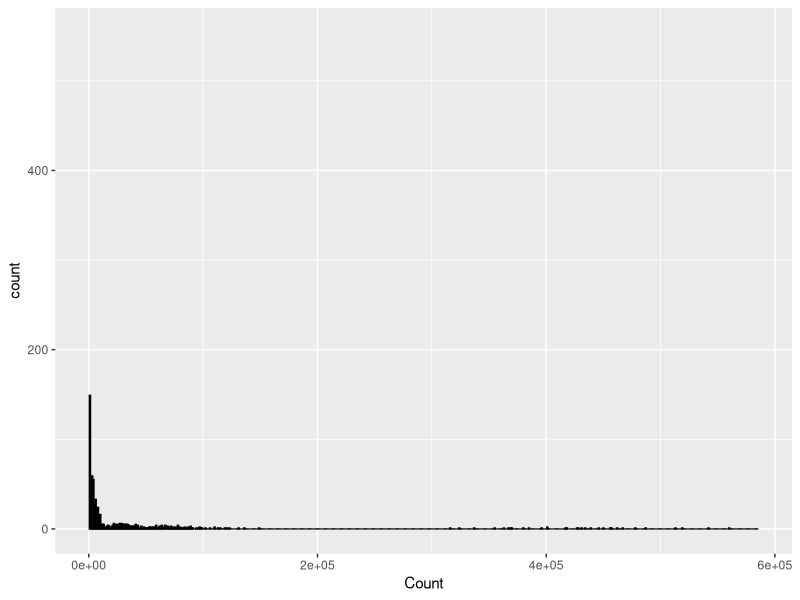
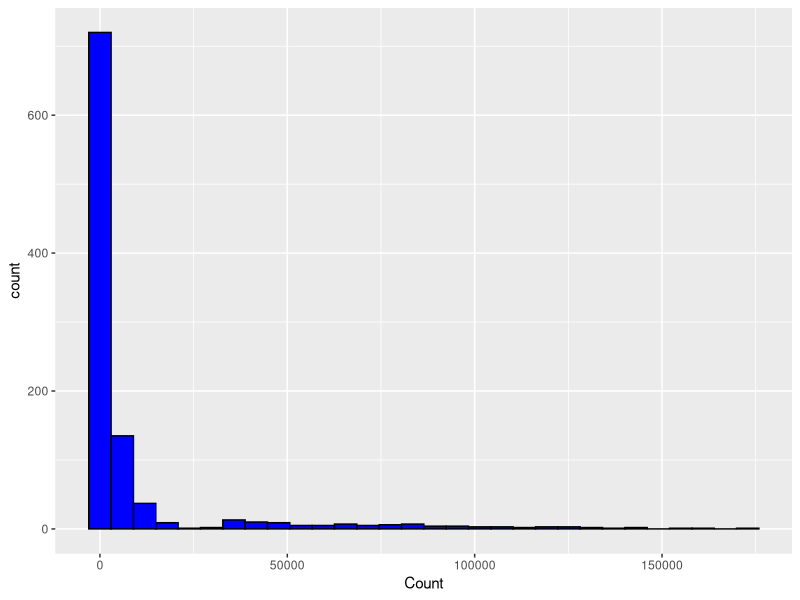
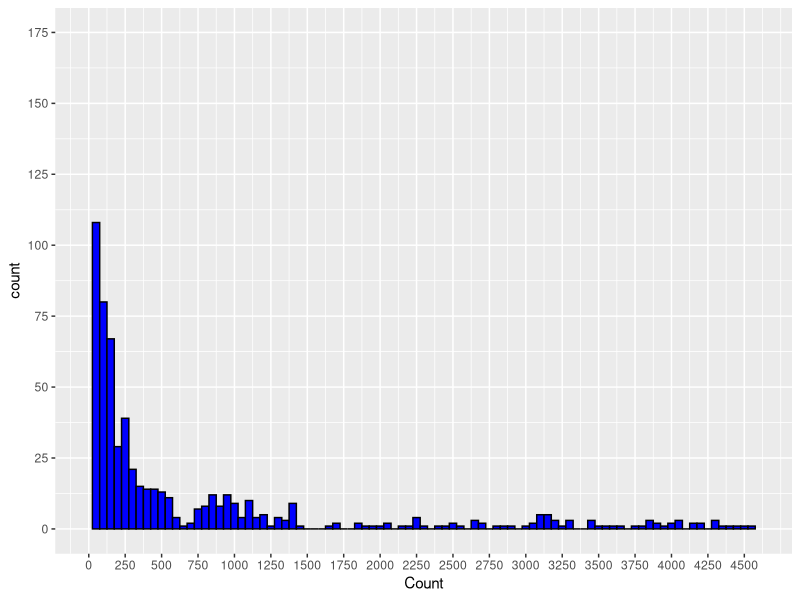
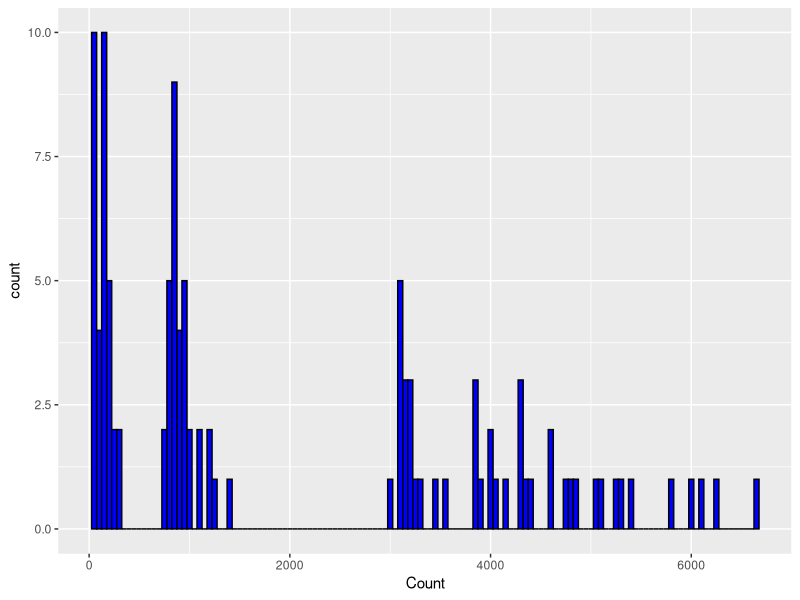
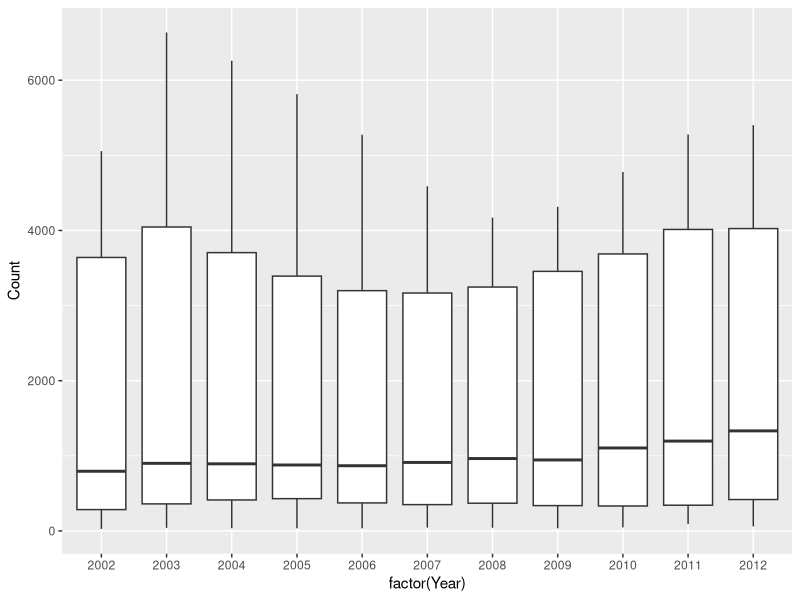
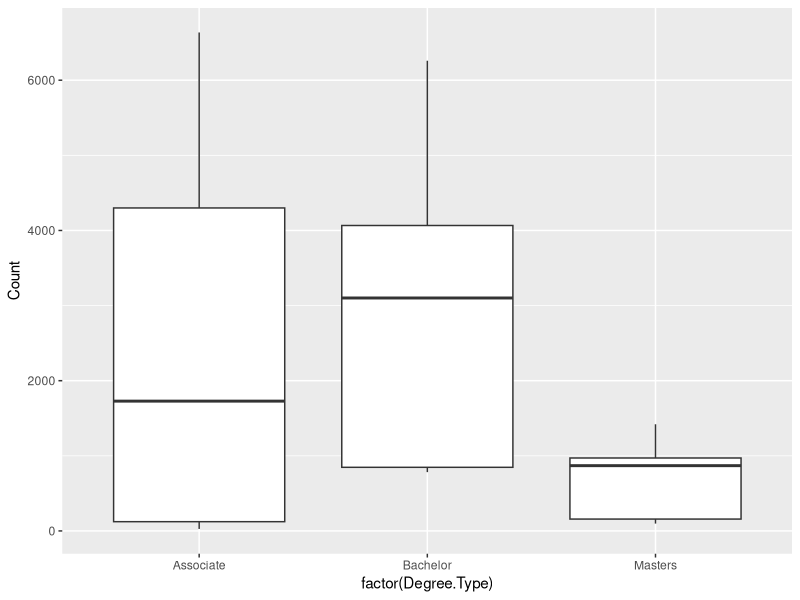
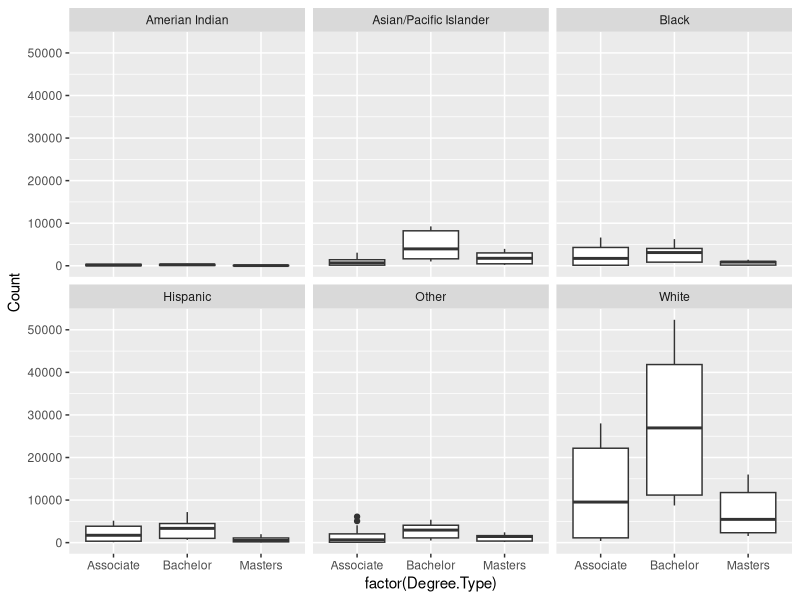
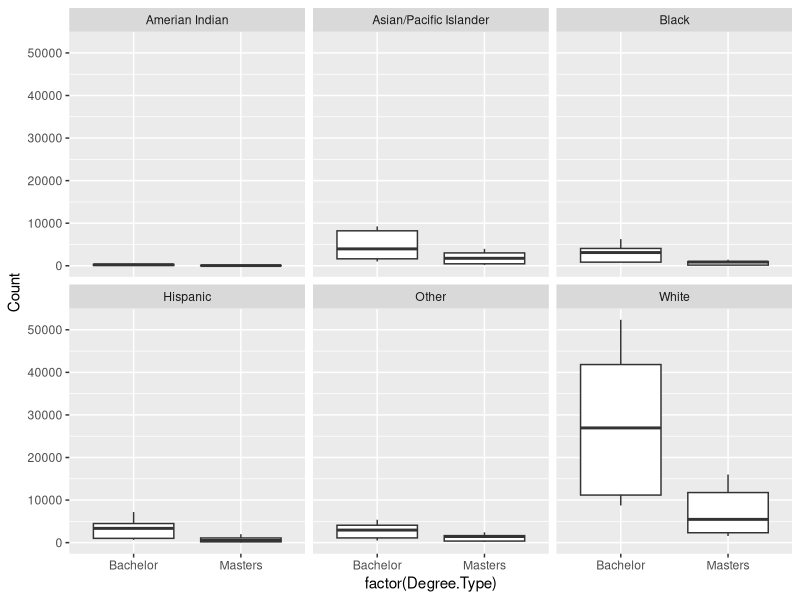

The R script that drew these images, in order:
## ---- chunk 1
library(ggplot2)
setwd("C:\\Users\\ransf\\Documents\\Udacity\\DataVisualization\\2015-wmpd-tables")
df <- read.csv("degrees_awarded.csv")
assoc_df <- subset(df, Degree.Type == 'Associate')
ggplot(assoc_df,aes(x=Count)) +
  geom_histogram(fill='blue',color='black',binwidth = 1000) +
  scale_x_continuous(limits = c(0,586000))
## ---- chunk 2
black_grads <- subset(df, Ethnicity == "Black")
## ---- chunk 3
ggplot(black_grads, aes(x=Count)) + geom_histogram(color='black',fill='blue')
summary(black_grads$Count)
## ---- chunk 4
by(black_grads$Count,black_grads$Degree.Type,summary)
## ---- chunk 5
by(black_grads$Count,black_grads$Year,summary)
## ---- chunk 6
ggplot(black_grads, aes(x=Count)) + geom_histogram(color='black',fill='blue',binwidth = 50) +
  scale_x_continuous(limits = c(0,4600),breaks=seq(0,4600,250)) +
  scale_y_continuous(breaks=seq(0,250,25))

## ---- chunk 7
black_grads_rel <- subset(black_grads,Field %in% c('Computer sciences','Mathematics and statistics','Engineering','Engineering technologies'))
## ---- chunk 8
ggplot(black_grads_rel, aes(x=Count)) + geom_histogram(color='black',fill='blue',binwidth = 50)
## ---- chunk 9
summary(black_grads_rel$Count)
## ---- chunk 10
by(black_grads_rel$Count,black_grads_rel$Degree.Type,summary)
## ---- chunk 11
by(black_grads_rel$Count,black_grads_rel$Year,summary)
## ---- chunk 12
ggplot(black_grads_rel, aes(y=Count,x=factor(Year))) + geom_boxplot()
## ---- chunk 13
ggplot(black_grads_rel, aes(y=Count,x=factor(Degree.Type))) + geom_boxplot()
## ---- chunk 14
all_grads_rel <- subset(df,Field %in% c('Computer sciences','Mathematics and statistics','Engineering','Engineering technologies'))
## ---- chunk 15
ggplot(all_grads_rel, aes(x=factor(Degree.Type), y=Count)) + geom_boxplot() +
  facet_wrap(~Ethnicity)
## ---- chunk 16
by(all_grads_rel$Count,all_grads_rel$Ethnicity,summary)
## ---- chunk 17
bs_ms_grads <- subset(all_grads_rel, Degree.Type %in% c("Bachelor","Masters"))
## ---- chunk 18
by(bs_ms_grads$Count,bs_ms_grads$Ethnicity,summary)
## ---- chunk 19
ggplot(bs_ms_grads, aes(x=factor(Degree.Type), y=Count)) + geom_boxplot() +
  facet_wrap(~Ethnicity)
## ---- chunk 20
minority_bs_ms_grads <- subset(bs_ms_grads,!(Ethnicity %in% c("White","Amerian Indian")))
ggplot(minority_bs_ms_grads, aes(x=factor(Degree.Type), y=Count)) + 
  geom_boxplot() + facet_wrap(~Ethnicity)
## ---- chunk 21
ggplot(minority_bs_ms_grads, aes(x=factor(Field), y=Count)) + 
  geom_boxplot() + facet_wrap(~Ethnicity)
## ---- chunk 22
white_bs_ms_grads <- subset(bs_ms_grads,Ethnicity == "White")

ggplot(white_bs_ms_grads, aes(x=factor(Field), y=Count)) + 
  geom_boxplot() + facet_wrap(~Ethnicity)
## ---- chunk 23
ggplot(minority_bs_ms_grads, aes(x=factor(Field), y=Count)) + 
  geom_boxplot() + facet_wrap(~Year)
## ---- chunk 24
ggplot(bs_ms_grads,aes(x=Year,y=Count)) + geom_jitter(aes(color=Ethnicity))
## ---- chunk 25
ggplot(bs_ms_grads,aes(x=Year,y=Count)) + geom_smooth(aes(color=Ethnicity))
## ---- chunk 26
ggplot(minority_bs_ms_grads,aes(x=Year,y=Count)) + geom_jitter(aes(shape=Degree.Type),color='blue') +
  geom_smooth(aes(colour=Ethnicity),se=FALSE)
## ---- chunk 27
ggplot(minority_bs_ms_grads,aes(x=Year,y=Count)) + geom_jitter(aes(shape=Field),color='blue') +
  geom_smooth(aes(colour=Ethnicity),se=FALSE)
## ---- chunk 28
ggplot(bs_ms_grads,aes(x=Year,y=Count)) + geom_jitter(aes(shape=Degree.Type),color='blue') +
  geom_smooth(aes(colour=Ethnicity),se=FALSE) + 
  scale_x_continuous(breaks=seq(2002,2012,1)) + facet_wrap(~Field)
## ---- chunk 29
ggplot(minority_bs_ms_grads,aes(x=Year,y=Count)) + geom_jitter(aes(shape=Degree.Type),color='blue') +
  geom_smooth(aes(colour=Ethnicity),se=FALSE) +
  scale_x_continuous(breaks=seq(2002,2012,1)) +facet_wrap(~Field)
